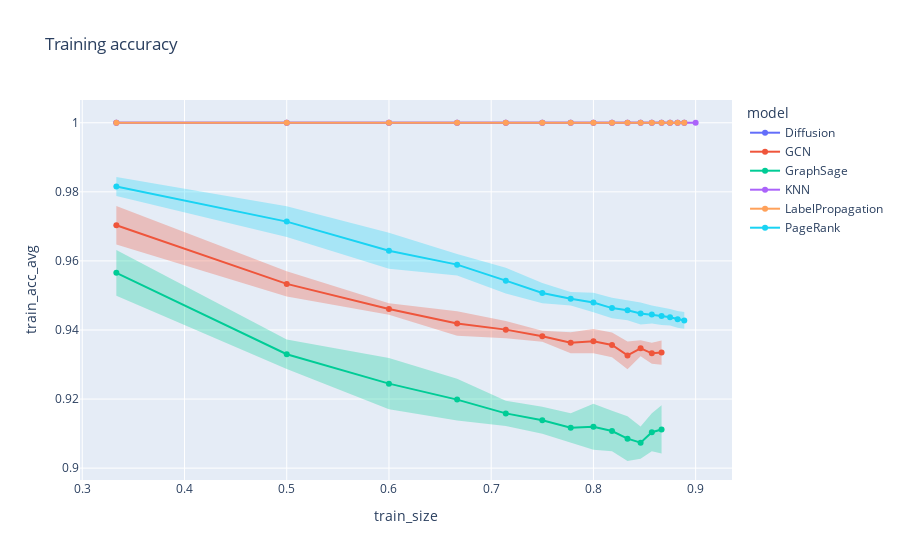

The notebook cell this image was saved under:
### Markdown cell above
Display performances on `training` and `test` splits for each model and baseline, for each value of $k$.

### Code cell
# training split
for error_y_mode in {'band'}:
    fig = line(
        data_frame = grouped,
        x = 'train_size',
        y = 'train_acc_avg',
        error_y = 'train_acc_std',
        error_y_mode = error_y_mode,
        color = 'model',
        title = f'Training accuracy',
        markers = '.',
    )
    fig.show()

### Figure 1 — Plotly figure (JSON) as saved in the notebook; plotly's stock layout.template omitted (floating-point values rounded to 4 significant figures)
{"data": [{"fill": "toself", "fillcolor": "rgba(99,110,250,.3)", "hoverinfo": "skip", "legendgroup": "Diffusion", "line": {"color": "rgba(255,255,255,0)"}, "showlegend": false, "type": "scatter", "x": [0.3333, 0.5, 0.6, 0.6667, 0.7143, 0.75, 0.7778, 0.8, 0.8182, 0.8333, 0.8462, 0.8571, 0.8667, 0.875, 0.8824, 0.8889, 0.8889, 0.8824, 0.875, 0.8667, 0.8571, 0.8462, 0.8333, 0.8182, 0.8, 0.7778, 0.75, 0.7143, 0.6667, 0.6, 0.5, 0.3333], "xaxis": "x", "y": [1, 1, 1, 1, 1, 1, 1, 1, 1, 1, 1, 1, 1, 1, 1, 1, 1, 1, 1, 1, 1, 1, 1, 1, 1, 1, 1, 1, 1, 1, 1, 1], "yaxis": "y"}, {"hovertemplate": "model=Diffusion<br>train_size=%{x}<br>train_acc_avg=%{y}<extra></extra>", "legendgroup": "Diffusion", "line": {"color": "#636efa", "dash": "solid"}, "marker": {"symbol": "circle"}, "mode": "markers+lines", "name": "Diffusion", "orientation": "v", "showlegend": true, "type": "scatter", "x": [0.3333, 0.5, 0.6, 0.6667, 0.7143, 0.75, 0.7778, 0.8, 0.8182, 0.8333, 0.8462, 0.8571, 0.8667, 0.875, 0.8824, 0.8889], "xaxis": "x", "y": [1, 1, 1, 1, 1, 1, 1, 1, 1, 1, 1, 1, 1, 1, 1, 1], "yaxis": "y"}, {"fill": "toself", "fillcolor": "rgba(239,85,59,.3)", "hoverinfo": "skip", "legendgroup": "GCN", "line": {"color": "rgba(255,255,255,0)"}, "showlegend": false, "type": "scatter", "x": [0.3333, 0.5, 0.6, 0.6667, 0.7143, 0.75, 0.7778, 0.8, 0.8182, 0.8333, 0.8462, 0.8571, 0.8667, 0.8667, 0.8571, 0.8462, 0.8333, 0.8182, 0.8, 0.7778, 0.75, 0.7143, 0.6667, 0.6, 0.5, 0.3333], "xaxis": "x", "y": [0.9759, 0.957, 0.9477, 0.9454, 0.9426, 0.9398, 0.9394, 0.9403, 0.9393, 0.9367, 0.937, 0.9363, 0.937, 0.93, 0.9302, 0.9324, 0.9286, 0.9321, 0.9333, 0.9333, 0.9366, 0.9376, 0.9383, 0.9444, 0.9497, 0.9648], "yaxis": "y"}, {"hovertemplate": "model=GCN<br>train_size=%{x}<br>train_acc_avg=%{y}<extra></extra>", "legendgroup": "GCN", "line": {"color": "#EF553B", "dash": "solid"}, "marker": {"symbol": "circle"}, "mode": "markers+lines", "name": "GCN", "orientation": "v", "showlegend": true, "type": "scatter", "x": [0.3333, 0.5, 0.6, 0.6667, 0.7143, 0.75, 0.7778, 0.8, 0.8182, 0.8333, 0.8462, 0.8571, 0.8667], "xaxis": "x", "y": [0.9703, 0.9533, 0.9461, 0.9419, 0.9401, 0.9382, 0.9363, 0.9368, 0.9357, 0.9326, 0.9347, 0.9332, 0.9335], "yaxis": "y"}, {"fill": "toself", "fillcolor": "rgba(0,204,150,.3)", "hoverinfo": "skip", "legendgroup": "GraphSage", "line": {"color": "rgba(255,255,255,0)"}, "showlegend": false, "type": "scatter", "x": [0.3333, 0.5, 0.6, 0.6667, 0.7143, 0.75, 0.7778, 0.8, 0.8182, 0.8333, 0.8462, 0.8571, 0.8667, 0.8667, 0.8571, 0.8462, 0.8333, 0.8182, 0.8, 0.7778, 0.75, 0.7143, 0.6667, 0.6, 0.5, 0.3333], "xaxis": "x", "y": [0.9632, 0.9373, 0.9319, 0.9259, 0.9195, 0.9178, 0.9159, 0.9186, 0.9166, 0.915, 0.912, 0.9159, 0.9182, 0.9042, 0.9049, 0.9027, 0.9021, 0.9049, 0.9053, 0.9075, 0.91, 0.9122, 0.9138, 0.9171, 0.9287, 0.9499], "yaxis": "y"}, {"hovertemplate": "model=GraphSage<br>train_size=%{x}<br>train_acc_avg=%{y}<extra></extra>", "legendgroup": "GraphSage", "line": {"color": "#00cc96", "dash": "solid"}, "marker": {"symbol": "circle"}, "mode": "markers+lines", "name": "GraphSage", "orientation": "v", "showlegend": true, "type": "scatter", "x": [0.3333, 0.5, 0.6, 0.6667, 0.7143, 0.75, 0.7778, 0.8, 0.8182, 0.8333, 0.8462, 0.8571, 0.8667], "xaxis": "x", "y": [0.9565, 0.933, 0.9245, 0.9198, 0.9159, 0.9139, 0.9117, 0.912, 0.9107, 0.9085, 0.9074, 0.9104, 0.9112], "yaxis": "y"}, {"fill": "toself", "fillcolor": "rgba(171,99,250,.3)", "hoverinfo": "skip", "legendgroup": "KNN", "line": {"color": "rgba(255,255,255,0)"}, "showlegend": false, "type": "scatter", "x": [0.3333, 0.5, 0.6, 0.6667, 0.7143, 0.75, 0.7778, 0.8, 0.8182, 0.8333, 0.8462, 0.8571, 0.8667, 0.875, 0.8824, 0.8889, 0.9, 0.9, 0.8889, 0.8824, 0.875, 0.8667, 0.8571, 0.8462, 0.8333, 0.8182, 0.8, 0.7778, 0.75, 0.7143, 0.6667, 0.6, 0.5, 0.3333], "xaxis": "x", "y": [1, 1, 1, 1, 1, 1, 1, 1, 1, 1, 1, 1, 1, 1, 1, 1, 1, 1, 1, 1, 1, 1, 1, 1, 1, 1, 1, 1, 1, 1, 1, 1, 1, 1], "yaxis": "y"}, {"hovertemplate": "model=KNN<br>train_size=%{x}<br>train_acc_avg=%{y}<extra></extra>", "legendgroup": "KNN", "line": {"color": "#ab63fa", "dash": "solid"}, "marker": {"symbol": "circle"}, "mode": "markers+lines", "name": "KNN", "orientation": "v", "showlegend": true, "type": "scatter", "x": [0.3333, 0.5, 0.6, 0.6667, 0.7143, 0.75, 0.7778, 0.8, 0.8182, 0.8333, 0.8462, 0.8571, 0.8667, 0.875, 0.8824, 0.8889, 0.9], "xaxis": "x", "y": [1, 1, 1, 1, 1, 1, 1, 1, 1, 1, 1, 1, 1, 1, 1, 1, 1], "yaxis": "y"}, {"fill": "toself", "fillcolor": "rgba(255,161,90,.3)", "hoverinfo": "skip", "legendgroup": "LabelPropagation", "line": {"color": "rgba(255,255,255,0)"}, "showlegend": false, "type": "scatter", "x": [0.3333, 0.5, 0.6, 0.6667, 0.7143, 0.75, 0.7778, 0.8, 0.8182, 0.8333, 0.8462, 0.8571, 0.8667, 0.875, 0.8824, 0.8889, 0.8889, 0.8824, 0.875, 0.8667, 0.8571, 0.8462, 0.8333, 0.8182, 0.8, 0.7778, 0.75, 0.7143, 0.6667, 0.6, 0.5, 0.3333], "xaxis": "x", "y": [1, 1, 1, 1, 1, 1, 1, 1, 1, 1, 1, 1, 1, 1, 1, 1, 1, 1, 1, 1, 1, 1, 1, 1, 1, 1, 1, 1, 1, 1, 1, 1], "yaxis": "y"}, {"hovertemplate": "model=LabelPropagation<br>train_size=%{x}<br>train_acc_avg=%{y}<extra></extra>", "legendgroup": "LabelPropagation", "line": {"color": "#FFA15A", "dash": "solid"}, "marker": {"symbol": "circle"}, "mode": "markers+lines", "name": "LabelPropagation", "orientation": "v", "showlegend": true, "type": "scatter", "x": [0.3333, 0.5, 0.6, 0.6667, 0.7143, 0.75, 0.7778, 0.8, 0.8182, 0.8333, 0.8462, 0.8571, 0.8667, 0.875, 0.8824, 0.8889], "xaxis": "x", "y": [1, 1, 1, 1, 1, 1, 1, 1, 1, 1, 1, 1, 1, 1, 1, 1], "yaxis": "y"}, {"fill": "toself", "fillcolor": "rgba(25,211,243,.3)", "hoverinfo": "skip", "legendgroup": "PageRank", "line": {"color": "rgba(255,255,255,0)"}, "showlegend": false, "type": "scatter", "x": [0.3333, 0.5, 0.6, 0.6667, 0.7143, 0.75, 0.7778, 0.8, 0.8182, 0.8333, 0.8462, 0.8571, 0.8667, 0.875, 0.8824, 0.8889, 0.8889, 0.8824, 0.875, 0.8667, 0.8571, 0.8462, 0.8333, 0.8182, 0.8, 0.7778, 0.75, 0.7143, 0.6667, 0.6, 0.5, 0.3333], "xaxis": "x", "y": [0.9843, 0.9758, 0.9682, 0.962, 0.958, 0.9536, 0.951, 0.9508, 0.9493, 0.9486, 0.9479, 0.9471, 0.9466, 0.9461, 0.9455, 0.9452, 0.9403, 0.9407, 0.9413, 0.9415, 0.9419, 0.9416, 0.9428, 0.9434, 0.9451, 0.9471, 0.9478, 0.9506, 0.9558, 0.9577, 0.9669, 0.9788], "yaxis": "y"}, {"hovertemplate": "model=PageRank<br>train_size=%{x}<br>train_acc_avg=%{y}<extra></extra>", "legendgroup": "PageRank", "line": {"color": "#19d3f3", "dash": "solid"}, "marker": {"symbol": "circle"}, "mode": "markers+lines", "name": "PageRank", "orientation": "v", "showlegend": true, "type": "scatter", "x": [0.3333, 0.5, 0.6, 0.6667, 0.7143, 0.75, 0.7778, 0.8, 0.8182, 0.8333, 0.8462, 0.8571, 0.8667, 0.875, 0.8824, 0.8889], "xaxis": "x", "y": [0.9815, 0.9714, 0.963, 0.9589, 0.9543, 0.9507, 0.949, 0.9479, 0.9463, 0.9457, 0.9448, 0.9445, 0.944, 0.9437, 0.9431, 0.9428], "yaxis": "y"}], "layout": {"legend": {"title": {"text": "model"}, "tracegroupgap": 0}, "title": {"text": "Training accuracy"}, "xaxis": {"anchor": "y", "domain": [0, 1], "title": {"text": "train_size"}}, "yaxis": {"anchor": "x", "domain": [0, 1], "title": {"text": "train_acc_avg"}}}}
